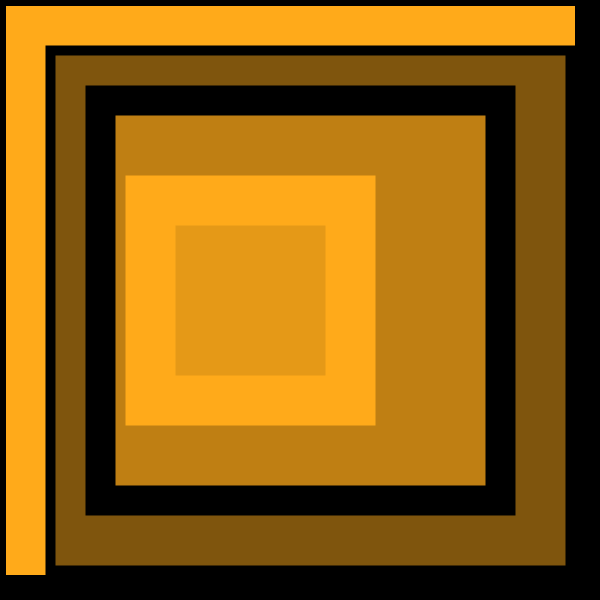
Frame 1 (no input)
Frame 60 (the mouse pressed at the canvas centre just before this capture): identical to frame 1, image omitted
Frame 120 (the mouse held since frame 60 and released just before this capture): identical to frame 1, image omitted

The Processing sketch that drew this single still picture (run headless with seeded random() and noise(); from frame 60 on, the mouse is pressed at the canvas centre):

// Processing sketch: processing_131734
// ── processing_131734.pde

/* This program creates an image (using only squares) 
 that contains three colors from a Shades palette
 Created by Olaf Keller for the Kunstwurfelspiel Academy course:
 "Creating Geometric and Generative Art with Code:
 An Introduction to Processing Software"
 */


void setup() {
  //set canvas size
  size(600, 600);
}

void draw() {
  //set background to black
  background(0);

  //this part of code draws 4 squares
  // set stroke to black for the next 3 squares
  stroke(0);

  //square 1
  fill(#FFAA1A);
  strokeWeight(11);
  rect(0, 0, 580, 580);

  //square 2
  fill(#7F550D);
  strokeWeight(10);
  rect(50, 50, 520, 520);

  //square 3
  fill(#BF7F13);
  strokeWeight(30);
  rect(100, 100, 400, 400);

  //square 4
  fill(#E59917);
  strokeWeight(50);
  stroke(#FFAA1A);
  rect(150, 200, 200, 200);
}

/* Functions below create and save the output as a normal .png file 
 and high resolution .png when 's' key is pressed - code by Amnon Owed: 
 http://amnonp5.wordpress.com/2012/01/28/25-life-saving-tips-for-processing/
 */

void keyPressed() {
  if (key == 's') {
    save("normal.png");
    saveHiRes(5);
    exit();
  }
}

void saveHiRes(int scaleFactor) {
  PGraphics hires = createGraphics(width*scaleFactor, height*scaleFactor, JAVA2D);
  beginRecord(hires);
  hires.scale(scaleFactor);
  draw();
  endRecord();
  hires.save("hires.png");
}
